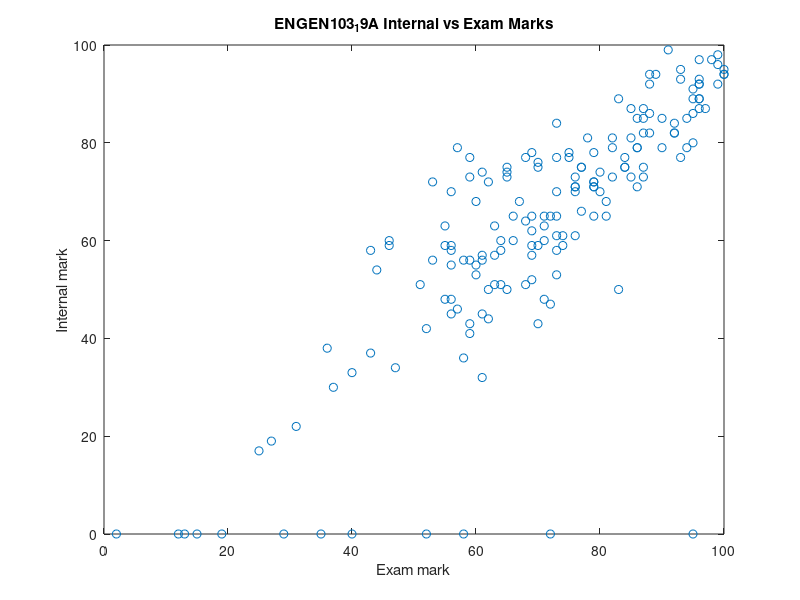

Recreate this plot in MATLAB.
students_marks_column = randi([1, 100], 20,1)

students_marks_row = (students_marks_column)' 

save students_column students_marks_column -ascii
save students_row students_marks_row -ascii

load students_column
disp(students_marks_column) 

bar(students_marks_column)
%bar(students_marks_row)
pause

load engen103_19a.dat
bar(engen103_19a)
pause
%plot(engen103_19a)

internal = engen103_19a(:,1);
exam = engen103_19a(:,2);
 
%comparison of internal and external maths by plotting results
plot(internal, exam, 'o')
ylabel('Internal mark')
xlabel('Exam mark')
title("ENGEN103_19A Internal vs Exam Marks" )